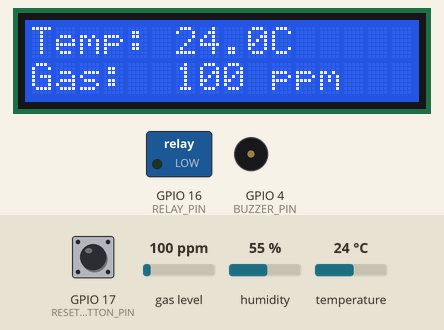
The sketch below on a simulated ESP32. Shown: 16×2 character LCD, switched loads named in the sketch (green lamp = pin HIGH), buzzer (waves = sounding). The inputs (shaded band) are chosen by the test bench; at power-on: GPIO 17 (RESET_BUTTON_PIN) HIGH, gas level 100 ppm, temperature 24 °C, humidity 55 %. WiFi joins after 1.5 s; servers stay silent unless stated; web services answer with replies made up by the test bench; what the sketch prints to the serial monitor is not drawn.

Above: at 8.2 s.
8.3 s: GPIO 17 (RESET_BUTTON_PIN) pulled LOW for 1.25 s
At 10.0 s:
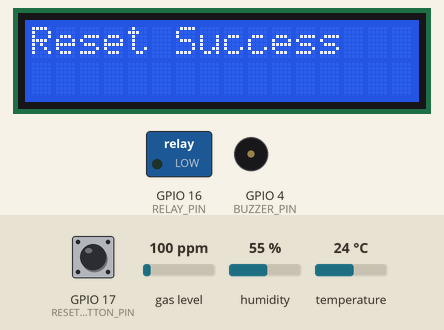
11.7 s: gas level set to 190 ppm
At 13.9 s:
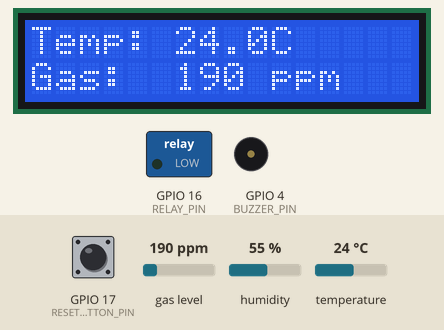
14.2 s: gas level set to 211 ppm
At 20.1 s:
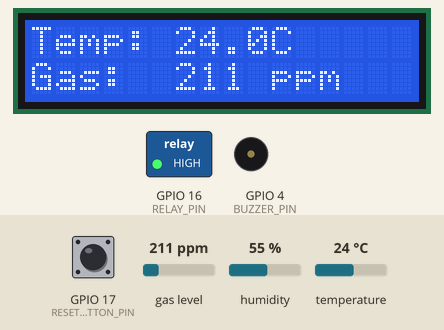
20.2 s: temperature set to 12 °C
At 22.2 s:
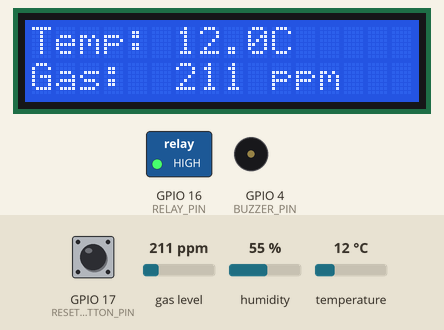
22.5 s: temperature set to 19 °C
At 24.3 s:
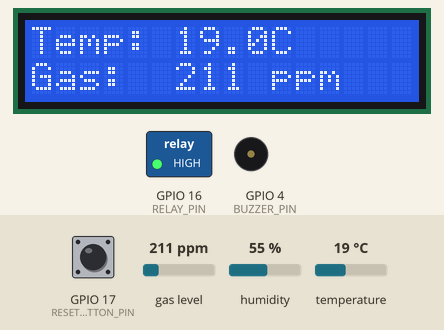
24.6 s: gas level set to 20 ppm
At 26.3 s:
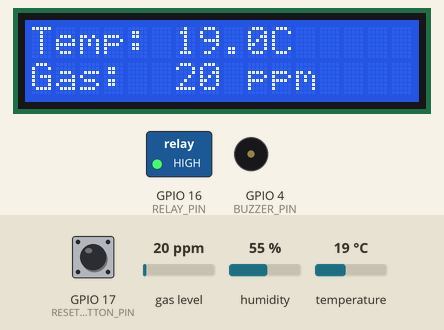
Timing chart, 0 to 27.7 s (numbered marks = the images above; inputs shaded):
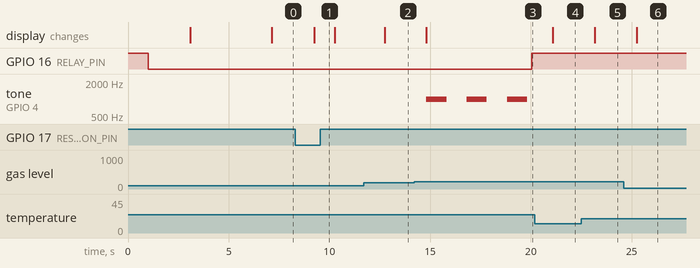

Measured:
- the behaviour switches between 200 and 201 ppm on gas level (found by bisection; images 2 and 3)
- after the input at 8.3 s, the display: changes after 0.93 s (image 1)
- after the input at 11.7 s, the display: changes after 1.0 s (image 2)
- after the input at 14.2 s, GPIO 16 (RELAY_PIN): LOW → HIGH after 5.8 s; tone on GPIO 4 (BUZZER_PIN): alternates 1000 Hz for 1.0 s and silent for 1.0 s, starting after 0.62 s; the display: changes after 0.62 s (image 3)
- after the input at 20.2 s, the display: changes after 0.89 s (image 4)
- after the input at 22.5 s, the display: changes after 0.67 s (image 5)
- after the input at 24.6 s, the display: changes after 0.65 s (image 6)

The sketch:

sketch_dec24a.ino
```cpp
#include <Wire.h>
#include <Adafruit_Sensor.h>
#include <DHT.h>
#include <MQ2.h>
#include <LiquidCrystal_I2C.h>
#include <WiFi.h>
#include <HTTPClient.h> 
#define DHTPIN 33    //DHT 11 pin 33
#define DHTTYPE DHT11 //初始化DHT11
#define BUZZER_PIN 4 //蜂鳴器 PIN 4
#define RESET_BUTTON_PIN 17 //重置按鈕 PIN 17
#define RELAY_PIN 16 //繼電器 PIN 16
#define MQ_PIN 39 //MQ-2瓦斯感應器 PIN 39
#define GAS_THRESHOLD 200 //發出警報的瓦斯數值
#define RESET_THRESHOLD 500 //重置按鈕閥值


//蜂鳴器警報階段讀秒
const int STAGE1_DURATION = 1000;  // 1 秒
const int STAGE2_DURATION = 1000;
const int STAGE3_DURATION = 1000;
const int STAGE4_DURATION = 1000;
const int STAGE5_DURATION = 1000;
const int ALERT_INTERVAL = 1000;  //1sec

DHT dht(DHTPIN, DHTTYPE);
MQ2 mq2(MQ_PIN);
LiquidCrystal_I2C lcd(0x27, 16, 2);

bool alarmActive = false;
unsigned long lastAlertTime = 0;

const char *ssid = "Fall Guys";
const char *password = "yuxunkui";
const char *lineNotifyToken = "3NXvBIvHBqlcP0uTlGU2HFFt2BlDEzXFYUjGxc8fVpV";

void setup() {
  Serial.begin(115200);
  pinMode(BUZZER_PIN, OUTPUT);
  pinMode(RESET_BUTTON_PIN, INPUT);
  pinMode(RELAY_PIN, OUTPUT);

  digitalWrite(RELAY_PIN, HIGH);
  delay(1000);
  digitalWrite(RELAY_PIN, LOW);
  delay(1000);

  delay(500);

  mq2.begin();
  dht.begin();
  lcd.init();
  lcd.backlight();
  lcd.setCursor(0, 0);
  lcd.print("Hello, World!");
  lcd.setCursor(0, 1);
  lcd.print("made by YUXUN");
  delay(2000);

  WiFi.begin(ssid, password);
  while (WiFi.status() != WL_CONNECTED) {
    delay(1000);
    Serial.println("Connecting to WiFi...");
  }
  Serial.println("Connected to WiFi");
}

void sendLineNotify(String message, bool isResetMessage = false) {
  HTTPClient http;
  http.begin("https://notify-api.line.me/api/notify");
  http.addHeader("Content-Type", "application/x-www-form-urlencoded");
  http.addHeader("Authorization", "Bearer " + String(lineNotifyToken));

  String payload = "message=" + message;

  int httpResponseCode = http.POST(payload);
  if (httpResponseCode > 0) {
    Serial.print("Line Notify sent successfully. Response code: ");
    Serial.println(httpResponseCode);
  } else {
    Serial.print("Failed to send Line Notify. Error code: ");
    Serial.println(httpResponseCode);
  }

  http.end();

  // 如果是重置訊息，額外發送通知
  if (isResetMessage) {
    String resetMessage = "Reset Completed. Temp: " + String(dht.readTemperature(), 1) + "C, Gas: " + String(mq2.readCO()) + "ppm";
    sendLineNotify(resetMessage);
  }
}

void loop() {
  float temperatureValue = dht.readTemperature();
  int gasValue = mq2.readCO();
  unsigned long currentTime = millis();

  Serial.print("Temperature: ");
  Serial.print(temperatureValue);
  Serial.println(" °C\t");

  Serial.print("Gas Concentration: ");
  Serial.print(gasValue);
  Serial.println(" ppm");

  lcd.clear();
  lcd.setCursor(0, 0);
  lcd.print("Temp: ");
  lcd.print(temperatureValue, 1);
  lcd.print("C");

  lcd.setCursor(0, 1);
  lcd.print("Gas:  ");
  lcd.print(gasValue);
  lcd.print(" ppm");

  if (gasValue > GAS_THRESHOLD) {
    if (!alarmActive) {
      tone(BUZZER_PIN, 1000);
      delay(STAGE1_DURATION);
      noTone(BUZZER_PIN);
      delay(STAGE2_DURATION);
      tone(BUZZER_PIN, 1000);
      delay(STAGE3_DURATION);
      noTone(BUZZER_PIN);
      delay(STAGE4_DURATION);
      tone(BUZZER_PIN, 1000);
      delay(STAGE5_DURATION);
      noTone(BUZZER_PIN);

      alarmActive = true;

      lcd.clear();
      lcd.setCursor(0, 0);
      lcd.print("Temp: ");
      lcd.print(temperatureValue, 1);
      lcd.print("C");

      lcd.setCursor(0, 1);
      lcd.print("Gas:  ");
      lcd.print(gasValue);
      lcd.print(" ppm");

      // Send Line Notify for Gas Alarm only every ALERT_INTERVAL milliseconds
      if (currentTime - lastAlertTime >= ALERT_INTERVAL) {
        String message = "Gas Alarm! Gas: " + String(gasValue) + "ppm";
        sendLineNotify(message);
        lastAlertTime = currentTime;
      }
    }
    digitalWrite(RELAY_PIN, HIGH);
  } else if (temperatureValue > 29) {
    if (!alarmActive) {
      tone(BUZZER_PIN, 1000);
      delay(STAGE1_DURATION);
      noTone(BUZZER_PIN);
      delay(STAGE2_DURATION);
      tone(BUZZER_PIN, 1000);
      delay(STAGE3_DURATION);
      noTone(BUZZER_PIN);
      delay(STAGE4_DURATION);
      tone(BUZZER_PIN, 1000);
      delay(STAGE5_DURATION);
      noTone(BUZZER_PIN);

      alarmActive = true;

      lcd.clear();
      lcd.setCursor(0, 0);
      lcd.print("Temp: ");
      lcd.print(temperatureValue, 1);
      lcd.print("C");

      lcd.setCursor(0, 1);
      lcd.print("Gas:  ");
      lcd.print(gasValue);
      lcd.print(" ppm");

      // Send Line Notify for Temperature Alarm only every ALERT_INTERVAL milliseconds
      if (currentTime - lastAlertTime >= ALERT_INTERVAL) {
        String message = "Temperature Alarm! Temp: " + String(temperatureValue, 1) + "C";
        sendLineNotify(message);
        lastAlertTime = currentTime;
      }
    }
    digitalWrite(RELAY_PIN, HIGH);
  } else {
    noTone(BUZZER_PIN);
    if (digitalRead(RESET_BUTTON_PIN) == LOW && gasValue < RESET_THRESHOLD && temperatureValue < RESET_THRESHOLD) {
      digitalWrite(RELAY_PIN, LOW);

      lcd.clear();
      lcd.setCursor(0, 0);
      lcd.print("Reset Success");

      delay(1000);

      lcd.clear();
      lcd.setCursor(0, 0);
      lcd.print("Temp: ");
      lcd.print(temperatureValue, 1);
      lcd.print("C");

      lcd.setCursor(0, 1);
      lcd.print("Gas:  ");
      lcd.print(gasValue);
      lcd.print(" ppm");

      // Send Line Notify for Reset Completed only every ALERT_INTERVAL milliseconds
      if (currentTime - lastAlertTime >= ALERT_INTERVAL) {
        String resetCompletedMessage = "Reset Completed. Temp: " + String(temperatureValue, 1) + "C, Gas: " + String(gasValue) + "ppm";
        sendLineNotify(resetCompletedMessage, true);
        lastAlertTime = currentTime;
      }
    }

    alarmActive = false;
  }

  delay(1000);
}
```
